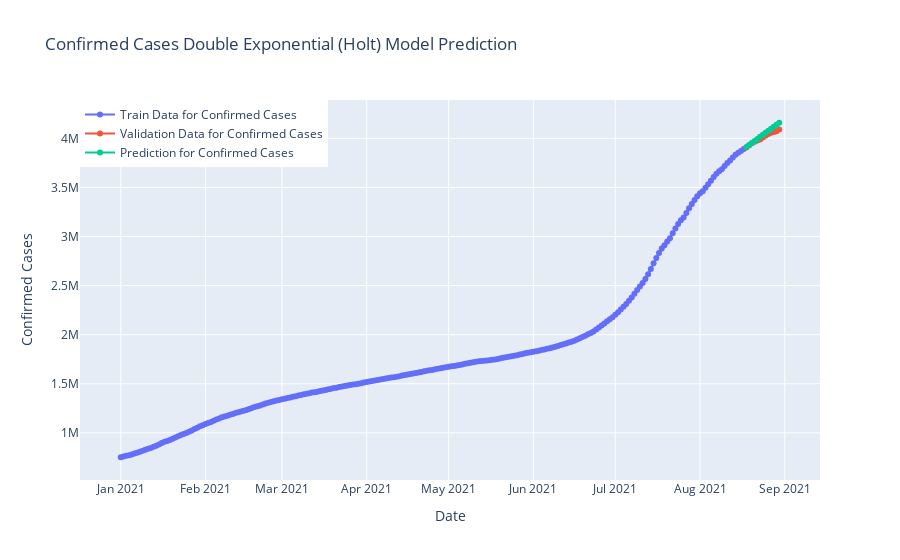

Notebook source saved alongside this figure:
### Code cell
fig=go.Figure()
fig.add_trace(go.Scatter(x=model_train.index, y=model_train,
                    mode='lines+markers',name="Train Data for Confirmed Cases"))
fig.add_trace(go.Scatter(x=valid.index, y=valid.Cases,
                    mode='lines+markers',name="Validation Data for Confirmed Cases",))
fig.add_trace(go.Scatter(x=valid.index, y=y_pred["Double Exponential"],
                    mode='lines+markers',name="Prediction for Confirmed Cases",))
fig.update_layout(title="Confirmed Cases Double Exponential (Holt) Model Prediction",
                 xaxis_title="Date",yaxis_title="Confirmed Cases",legend=dict(x=0,y=1,traceorder="normal"))
fig.show()

### Figure 1 — Plotly figure (JSON) as saved in the notebook; plotly's stock layout.template omitted (floating-point values rounded to 4 significant figures; data arrays with more than 128 entries replaced by an {"elided": "..."} marker saying what was removed)
{"data": [{"mode": "lines+markers", "name": "Train Data for Confirmed Cases", "type": "scatter", "x": {"elided": "229 str values"}, "y": {"elided": "229 int values"}}, {"mode": "lines+markers", "name": "Validation Data for Confirmed Cases", "type": "scatter", "x": ["2021-08-18T00:00:00+00:00", "2021-08-19T00:00:00+00:00", "2021-08-20T00:00:00+00:00", "2021-08-21T00:00:00+00:00", "2021-08-22T00:00:00+00:00", "2021-08-23T00:00:00+00:00", "2021-08-24T00:00:00+00:00", "2021-08-25T00:00:00+00:00", "2021-08-26T00:00:00+00:00", "2021-08-27T00:00:00+00:00", "2021-08-28T00:00:00+00:00", "2021-08-29T00:00:00+00:00", "2021-08-30T00:00:00+00:00"], "y": [3908247, 3930300, 3950304, 3967048, 3979456, 3989060, 4008166, 4026837, 4043736, 4056354, 4066404, 4073831, 4089801]}, {"mode": "lines+markers", "name": "Prediction for Confirmed Cases", "type": "scatter", "x": ["2021-08-18T00:00:00+00:00", "2021-08-19T00:00:00+00:00", "2021-08-20T00:00:00+00:00", "2021-08-21T00:00:00+00:00", "2021-08-22T00:00:00+00:00", "2021-08-23T00:00:00+00:00", "2021-08-24T00:00:00+00:00", "2021-08-25T00:00:00+00:00", "2021-08-26T00:00:00+00:00", "2021-08-27T00:00:00+00:00", "2021-08-28T00:00:00+00:00", "2021-08-29T00:00:00+00:00", "2021-08-30T00:00:00+00:00"], "y": [3913000.0, 3934000.0, 3954000.0, 3975000.0, 3995000.0, 4016000.0, 4036000.0, 4057000.0, 4077000.0, 4098000.0, 4118000.0, 4139000.0, 4160000.0]}], "layout": {"legend": {"traceorder": "normal", "x": 0, "y": 1}, "title": {"text": "Confirmed Cases Double Exponential (Holt) Model Prediction"}, "xaxis": {"title": {"text": "Date"}}, "yaxis": {"title": {"text": "Confirmed Cases"}}}}
